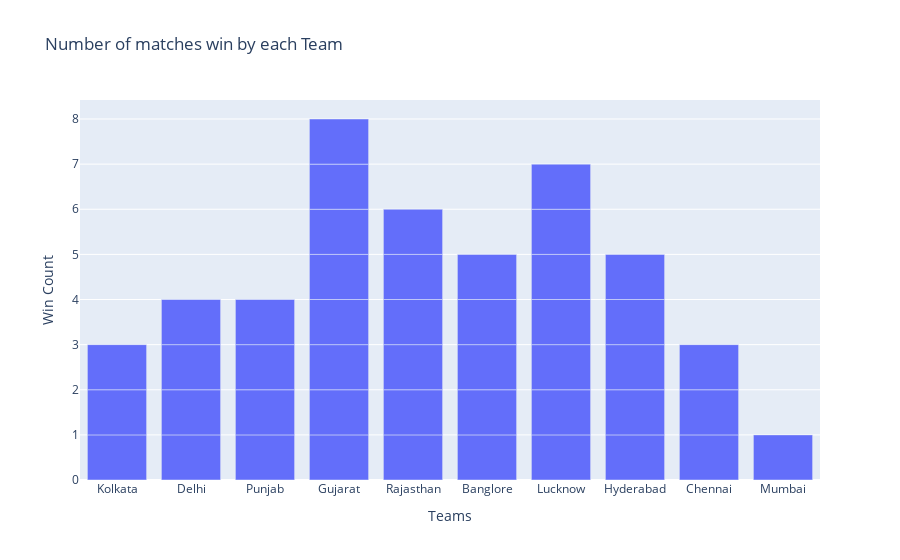

Notebook cell for this chart:
### Markdown cell above
Number of matches win by each Team

### Code cell
figure1=px.bar(data,x=data["match_winner"],title="Number of matches win by each Team")
figure1.update_layout(xaxis_title="Teams",yaxis_title="Win Count")
figure1.show()

### Figure 1 — Plotly figure (JSON) as saved in the notebook; plotly's stock layout.template omitted (floating-point values rounded to 4 significant figures)
{"data": [{"alignmentgroup": "True", "hovertemplate": "match_winner=%{x}<br>count=%{y}<extra></extra>", "legendgroup": "", "marker": {"color": "#636efa", "pattern": {"shape": ""}}, "name": "", "offsetgroup": "", "orientation": "v", "showlegend": false, "textposition": "auto", "type": "bar", "x": ["Kolkata", "Delhi", "Punjab", "Gujarat", "Rajasthan", "Banglore", "Lucknow", "Kolkata", "Rajasthan", "Gujarat", "Punjab", "Lucknow", "Banglore", "Kolkata", "Lucknow", "Gujarat", "Hyderabad", "Banglore", "Delhi", "Rajasthan", "Hyderabad", "Chennai", "Punjab", "Gujarat", "Hyderabad", "Lucknow", "Banglore", "Hyderabad", "Gujarat", "Rajasthan", "Banglore", "Delhi", "Chennai", "Rajasthan", "Gujarat", "Hyderabad", "Lucknow", "Punjab", "Rajasthan", "Gujarat", "Delhi", "Lucknow", "Gujarat", "Mumbai", "Lucknow", "Chennai"], "xaxis": "x", "y": [1, 1, 1, 1, 1, 1, 1, 1, 1, 1, 1, 1, 1, 1, 1, 1, 1, 1, 1, 1, 1, 1, 1, 1, 1, 1, 1, 1, 1, 1, 1, 1, 1, 1, 1, 1, 1, 1, 1, 1, 1, 1, 1, 1, 1, 1], "yaxis": "y"}], "layout": {"autosize": true, "barmode": "relative", "legend": {"tracegroupgap": 0}, "title": {"text": "Number of matches win by each Team"}, "xaxis": {"anchor": "y", "autorange": true, "domain": [0, 1], "range": [-0.5, 9.5], "title": {"text": "Teams"}, "type": "category"}, "yaxis": {"anchor": "x", "autorange": true, "domain": [0, 1], "range": [0, 8.421], "title": {"text": "Win Count"}, "type": "linear"}}}
